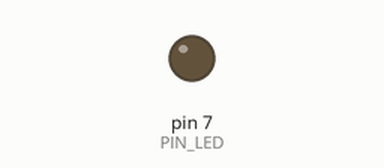
The sketch below on a simulated Arduino Uno, built with avr-gcc and run on an emulated ATmega328P. Parts: output pins drawn as LEDs (lit = HIGH). Dashed ring = blinking. What the sketch prints to the serial monitor is not drawn. At 2.0 s the program stops and its outputs stay as they are.

Above: at 0.5 s.
At 1.85 s:
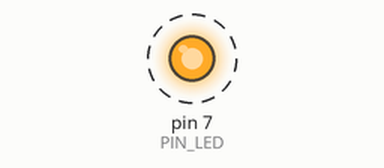
Timing chart, 0 to 3.0 s (numbered marks = the images above):
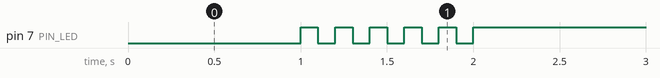

The sketch:

05_practice_2.ino
```cpp
#define PIN_LED 7
unsigned int count, toggle, i;

void setup() {
  pinMode(PIN_LED, OUTPUT);
  Serial.begin(115200);
  while (!Serial) {
    ; // wait for serial port to connect.
  }
  Serial.println("Hello World!");
  count = toggle = 0;
  digitalWrite(PIN_LED, toggle); // turn off LED.
  i = 0;

}

void loop() {
   digitalWrite(PIN_LED, 0);
   delay(1000);
   while (i<5) {
    i+=1;
   digitalWrite(PIN_LED, 1);
   delay(100);
   digitalWrite(PIN_LED,0);
   delay(100);
   }
   digitalWrite(PIN_LED,1);
   while(1){}


   }


int toggle_state(int toggle) {
  return toggle;
}
```

Measured:
- by itself, pin 7 (PIN_LED): alternates HIGH for 0.10 s and LOW for 0.10 s, 11 changes in all, then stays HIGH
